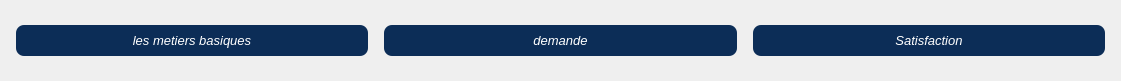
     <widget class="QWidget" name="horizontalLayoutWidget_11">
      <property name="geometry">
       <rect>
        <x>0</x>
        <y>30</y>
        <width>1121</width>
        <height>81</height>
       </rect>
      </property>
      <layout class="QHBoxLayout" name="horizontalLayout_11">
       <item>
        <widget class="QPushButton" name="on_pushButton_13">
         <property name="styleSheet">
          <string notr="true">QPushButton {
    background-color: #0c2d57;
    color: #ffffff;
    border-radius: 8px;
    padding: 8px 16px;
    margin: 0 5px;
    font-size: 13px;
    font-style: italic;
    border: none;
}

QPushButton#topTab:hover {
    background-color: #1c4f94;
}

QPushButton#topTab:pressed {
    background-color: #0a2343;
}</string>
         </property>
         <property name="text">
          <string>les metiers basiques</string>
         </property>
        </widget>
       </item>
       <item>
        <widget class="QPushButton" name="on_pushButton_14">
         <property name="styleSheet">
          <string notr="true">QPushButton {
    background-color: #0c2d57;
    color: #ffffff;
    border-radius: 8px;
    padding: 8px 16px;
    margin: 0 5px;
    font-size: 13px;
    font-style: italic;
    border: none;
}

QPushButton#topTab:hover {
    background-color: #1c4f94;
}

QPushButton#topTab:pressed {
    background-color: #0a2343;
}</string>
         </property>
         <property name="text">
          <string>demande</string>
         </property>
        </widget>
       </item>
       <item>
        <widget class="QPushButton" name="on_pushButton_15">
         <property name="styleSheet">
          <string notr="true">QPushButton {
    background-color: #0c2d57;
    color: #ffffff;
    border-radius: 8px;
    padding: 8px 16px;
    margin: 0 5px;
    font-size: 13px;
    font-style: italic;
    border: none;
}

QPushButton#topTab:hover {
    background-color: #1c4f94;
}

QPushButton#topTab:pressed {
    background-color: #0a2343;
}</string>
         </property>
         <property name="text">
          <string>Satisfaction</string>
         </property>
        </widget>
       </item>
      </layout>
     </widget>
